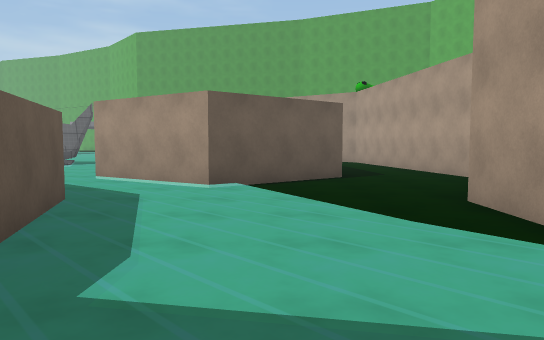
[1] (above)

24 first-person views from a walk through a 3-D level made in the Unity game engine. The camera is 1.3 m above the floor, tilts 4° down and sees 70° across. The floor is counted in squares, 2 m on a side. Each view is taken from the middle of a square. On the plan, view 1 faces up. The plan holds only what a view shows up to about 11 squares ahead; the rest is blank. The place goes on beyond the plan. The player is left out. Surface patterns are stand-ins for the level's own textures.

[2]
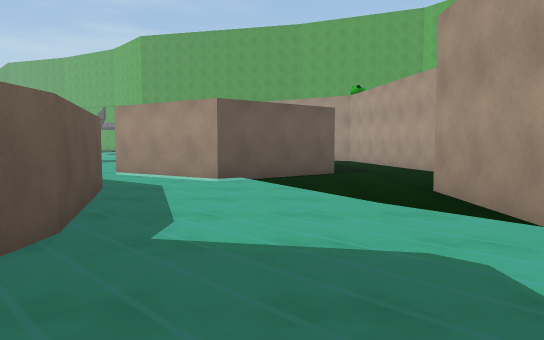

[3]
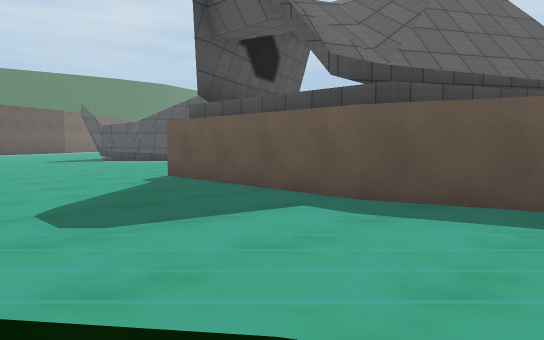

[4]
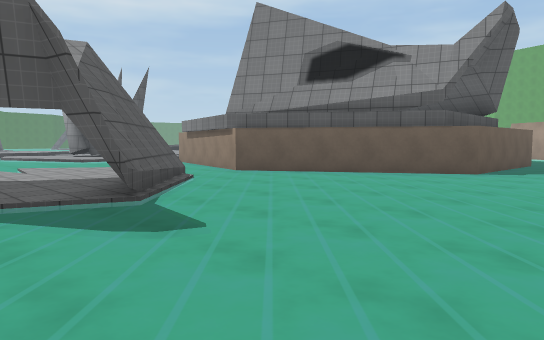

[5]
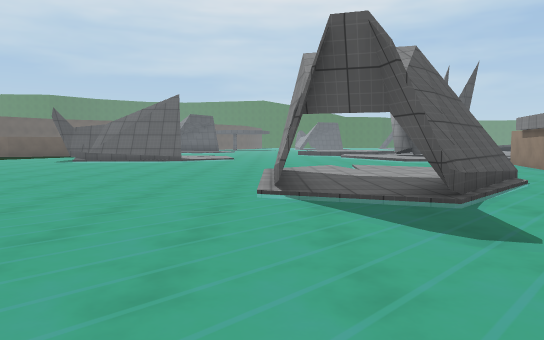

[6]
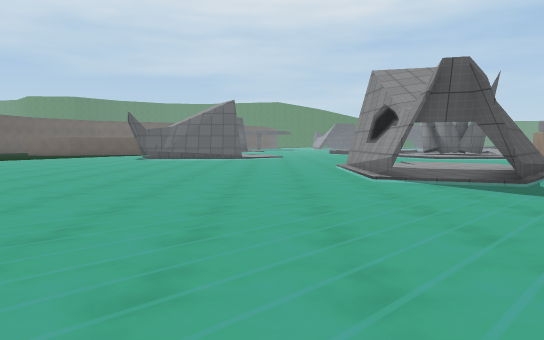

[7]
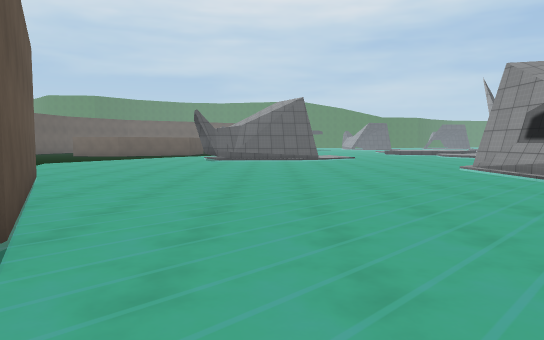

[8]
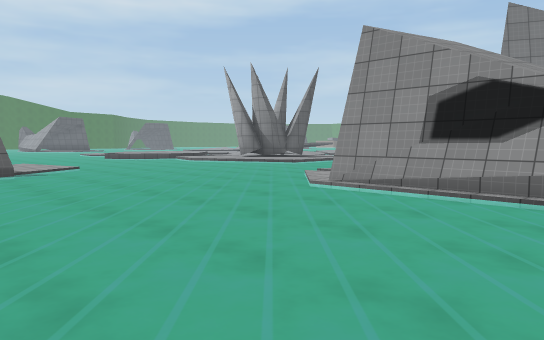

[9]
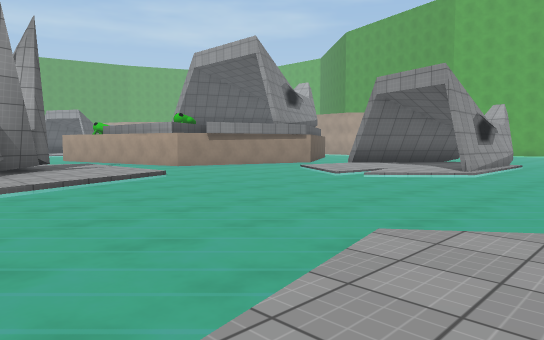

[10]
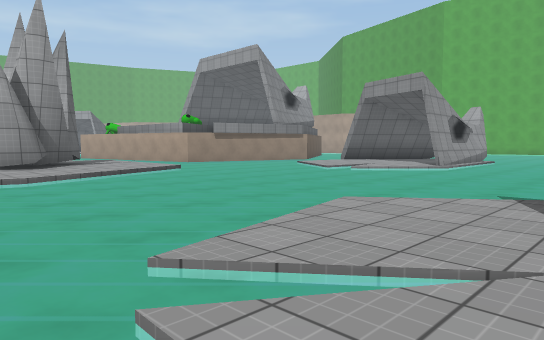

[11]
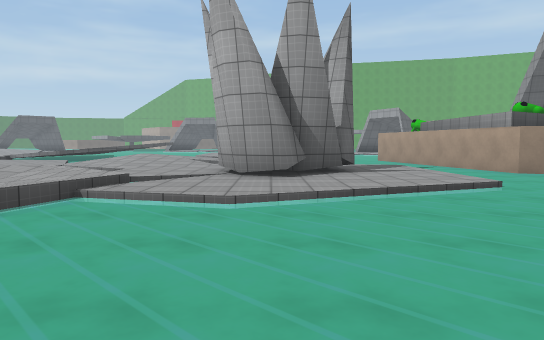

[12]
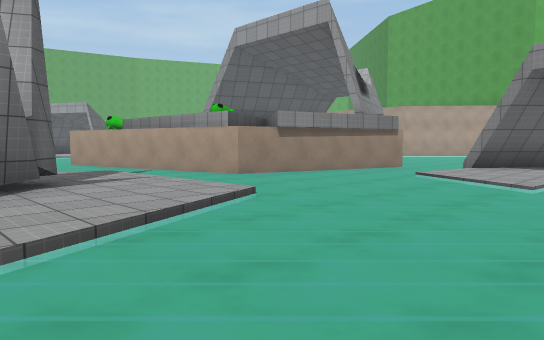

[13]
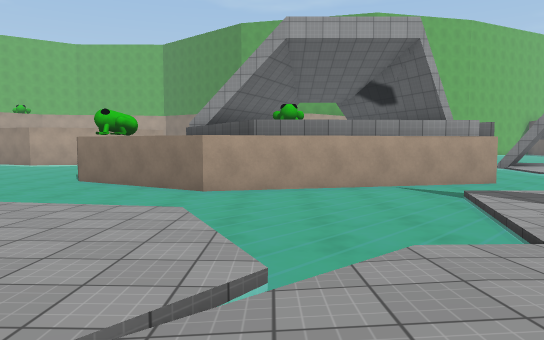

[14]
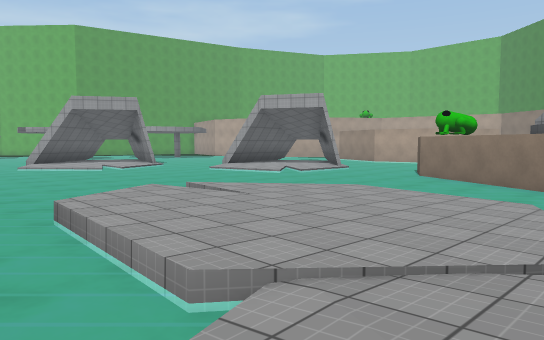

[15]
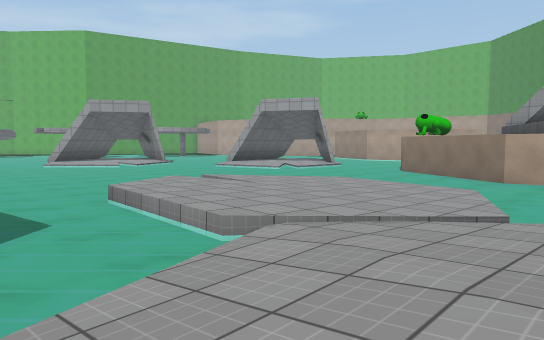

[16]
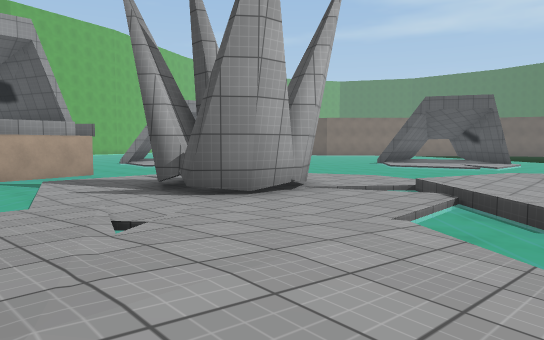

[17]
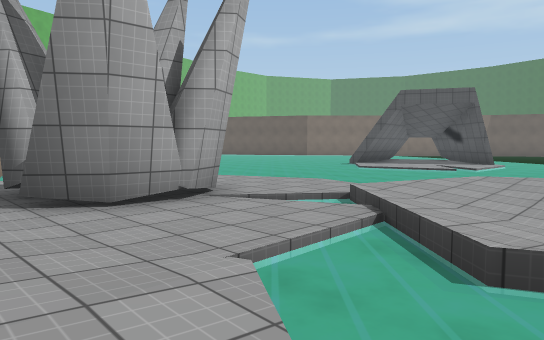

[18]
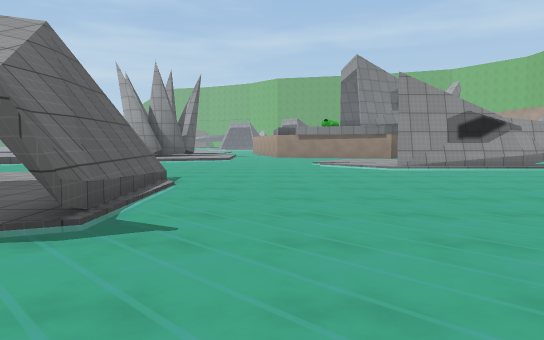

[19]
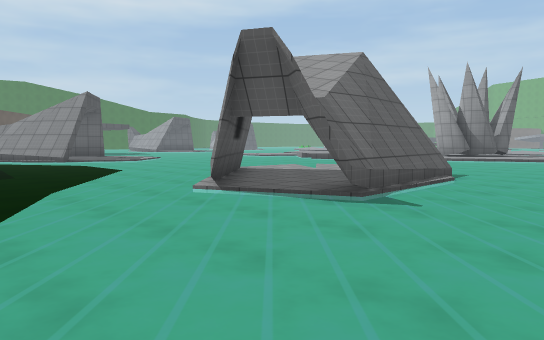

[20]
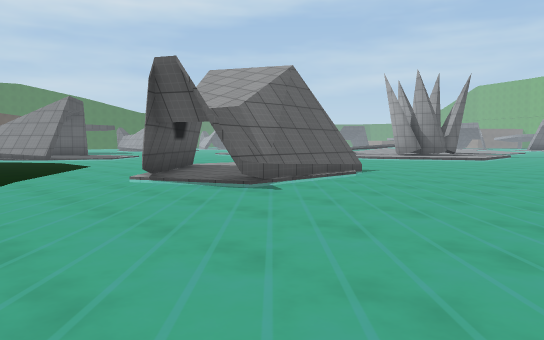

[21]
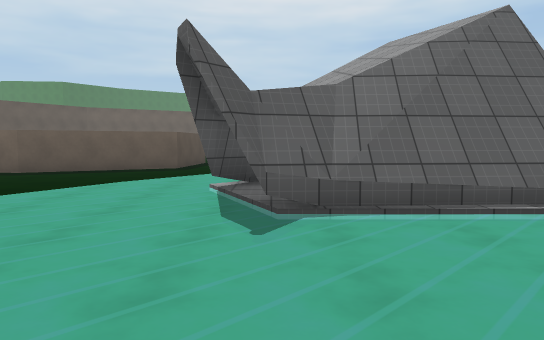

[22]
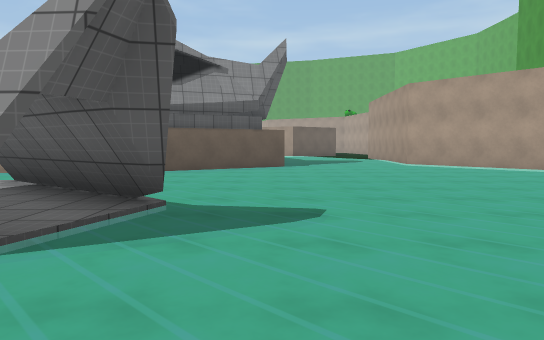

[23]
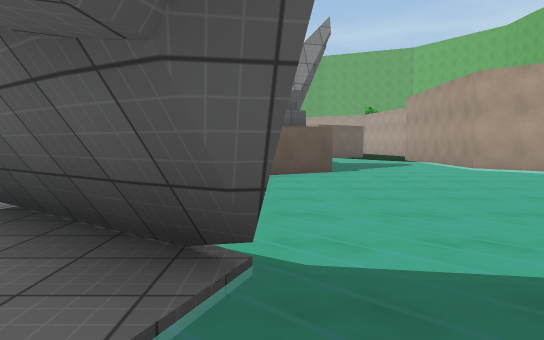

[24]
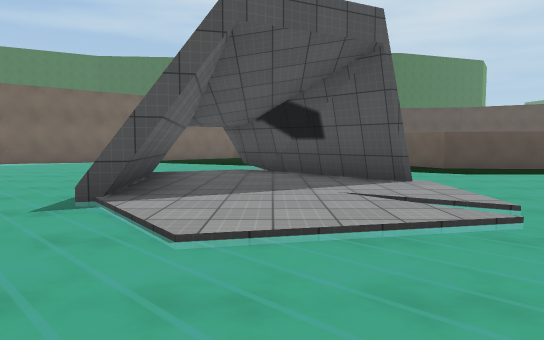

### Floor plan
Key: @ floor where view 1 was taken; # wall or solid block; . main floor; : floor 0.25 m higher than the main floor; + floor 0.5 m higher than the main floor; / step, stairs or slope; = window, fence, low wall or low ledge; O other object.
Columns run from 21 left of view 1 to 5 right of it. Each row starts with its distance up from view 1.
 13   ...
 12   ....
 11   .....                ..#
 10   ......               ..#
  9   .......              ..#
  8  .........  ..   .## ##..#
  7  ...//........   ..###...
  6  ../::/.....#     .......
  5  ..::::/...O      #.....#
  4  ./::::/..#       #.....#
  3 /./::::...#       ##....#
  2 .///::/..##        #....#
  1 //+///...##        #....
  0 //////....#        #.@.#
 -1 //+///....#        #...##
 -2 ////::://.#       ##....##
 -3 .//::##::.##     ##......##
 -4 ../:###::..#######........#
 -5 ///:###::.....##..........
 -6  ///:::::................
 -7  .:/:://.......##.......
 -8  ::.//..........##......
 -9  //..............##....
-10    ....................
-11    ...........####.....
-12    .....................
-13   .......................
-14   ......................
-15   ......#..............
-16   ..##..#...............
-17  ....#..#..............
-18 .....=#.#...........#
-19 ......##..........###
-20 .................##
-21 ##............. ##
-22  ##...........

Positions as (right, up) in squares from view 1, and headings:
1: (0, 0), facing up
2: (0, -1), facing up
3: (2, 4), facing down-left
4: (1, -11), facing up-left
5: (1, -11), facing left
6: (3, -13), facing left
7: (2, -16), facing left
8: (-4, -16), facing up-left
9: (-17, -14), facing up-right
10: (-18, -15), facing up-right
11: (-16, -12), facing up
12: (-16, -10), facing up-right
13: (-19, 1), facing right
14: (-20, 1), facing up-right
15: (-21, 0), facing up-right
16: (-21, 0), facing down-right
17: (-21, -2), facing down-right
18: (-11, -21), facing up
19: (-10, -22), facing up-left
20: (-8, -22), facing up-left
21: (-9, -18), facing left
22: (-2, -13), facing up
23: (-3, -11), facing up
24: (-15, -10), facing down
